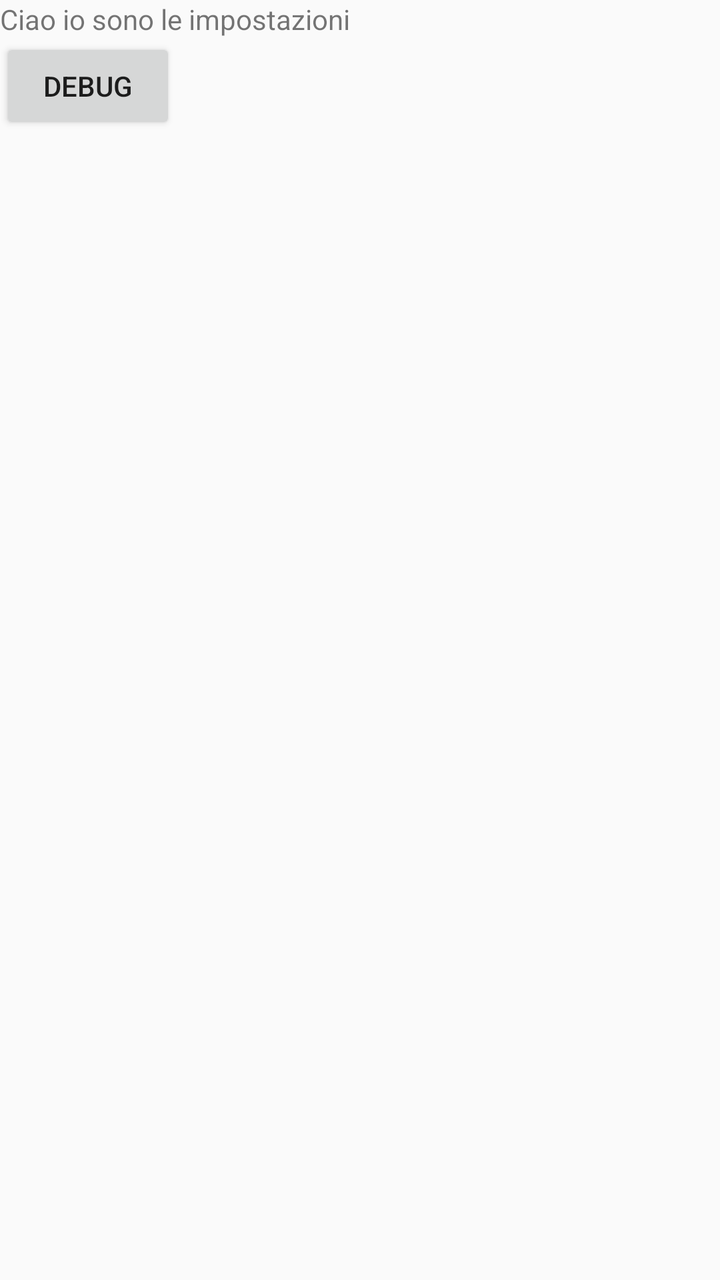
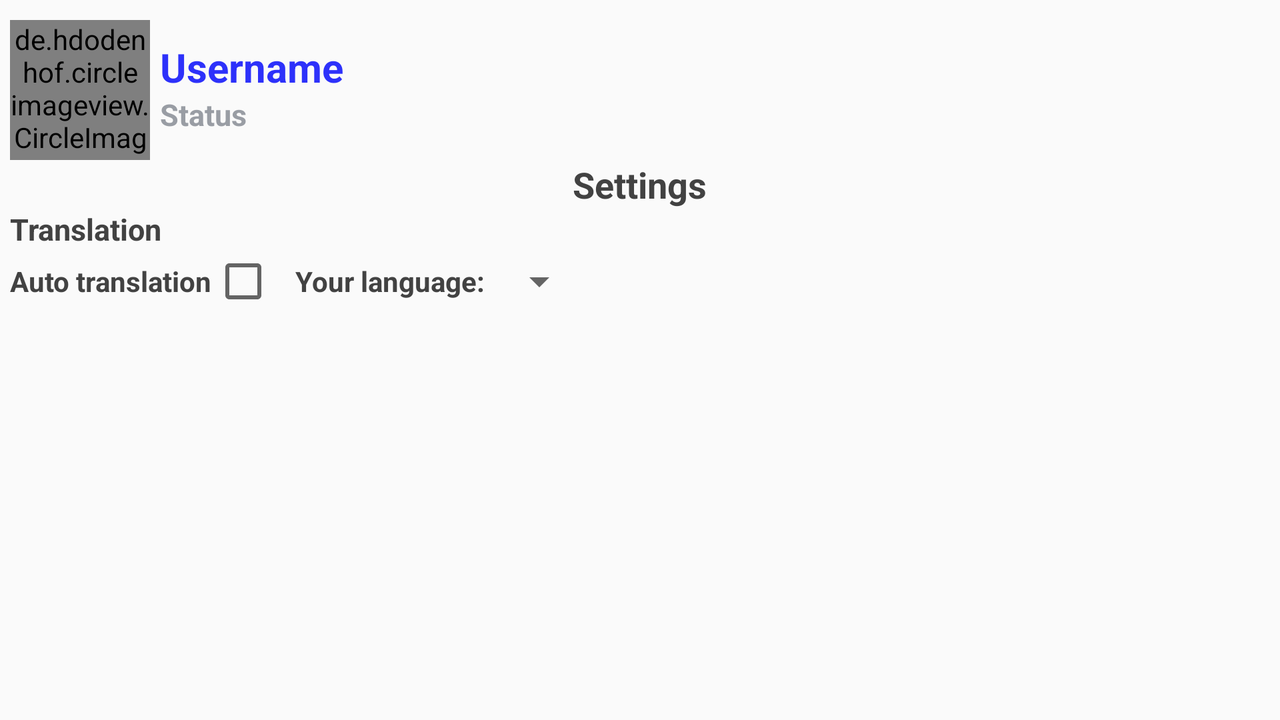

The same Android screen from two of the app's own layout files: first res/layout/ as a phone draws it, then the repository's variant for another configuration, drawn on a device whose configuration selects that folder. Both files follow.
<!-- AndroidManifest.xml: application theme Theme.KotlinMessenger -->
<!-- res/layout/f_settings.xml -->
<?xml version="1.0" encoding="utf-8"?>
<LinearLayout xmlns:android="http://schemas.android.com/apk/res/android"
    android:orientation="vertical"
    android:layout_width="match_parent"
    android:layout_height="match_parent">

    <TextView
        android:layout_width="wrap_content"
        android:layout_height="wrap_content"
        android:text="Ciao io sono le impostazioni"/>

    <Button
        android:layout_width="wrap_content"
        android:layout_height="wrap_content"
        android:id="@+id/debugButton"
        android:text="DEBUG"/>

</LinearLayout>
<!-- resources referenced by this layout -->
<resources>
  <style name="Theme.KotlinMessenger" parent="Theme.AppCompat.Light.NoActionBar">
          
  
          <item name="colorPrimaryVariant">@color/purple_700</item>
          <item name="colorOnPrimary">@color/white</item>
          
          <item name="colorSecondary">@color/teal_200</item>
          <item name="colorSecondaryVariant">@color/teal_700</item>
          <item name="colorOnSecondary">@color/black</item>
          
          <item name="android:statusBarColor" tools:targetApi="l">@color/colorPrimary</item>
          
      </style>
  <color name="purple_700">#FF3700B3</color>
  <color name="white">#FFFFFFFF</color>
  <color name="teal_200">#FF03DAC5</color>
  <color name="teal_700">#FF018786</color>
  <color name="black">#FF000000</color>
  <color name="colorPrimary">#2D31FA</color>
</resources>
<!-- res/layout-land/f_settings.xml (the repository's variant of the layout above) -->
<!-- drawn on the phone turned sideways -->
<?xml version="1.0" encoding="utf-8"?>
<layout xmlns:android="http://schemas.android.com/apk/res/android">

    <data>

        <variable
            name="userImage"
            type="String" />
    </data>

    <LinearLayout
        android:layout_width="match_parent"
        android:layout_height="match_parent"
        android:orientation="vertical">

        <RelativeLayout
            android:id="@+id/userBox"
            android:layout_width="match_parent"
            android:layout_height="wrap_content"
            android:layout_marginLeft="5dp">

            
            <de.hdodenhof.circleimageview.CircleImageView
                android:id="@+id/imgUser"
                imageUrl="@{userImage}"
                android:layout_width="70dp"
                android:layout_height="70dp"
                android:layout_marginTop="10dp"
                android:src="@drawable/ic_launcher_background" />

            <TextView
                android:id="@+id/usernameTV"
                android:layout_width="wrap_content"
                android:layout_height="wrap_content"
                android:layout_marginLeft="5dp"
                android:layout_marginTop="20dp"
                android:layout_toRightOf="@id/imgUser"
                android:text="Username"
                android:textColor="@color/colorPrimary"
                android:textSize="20dp"
                android:textStyle="bold" />

            <TextView
                android:id="@+id/statusTV"
                android:layout_width="wrap_content"
                android:layout_height="wrap_content"
                android:layout_below="@id/usernameTV"
                android:layout_marginLeft="5dp"
                android:layout_toRightOf="@id/imgUser"
                android:text="Status"
                android:textColor="@color/textColor"
                android:textSize="15dp"
                android:textStyle="bold" />

            <ImageView
                android:layout_width="wrap_content"
                android:layout_height="wrap_content"
                android:layout_alignParentEnd="true"
                android:layout_centerVertical="true"
                android:layout_marginRight="10dp"
                android:scaleX="1.2"
                android:scaleY="1.2"
                android:src="@drawable/ic_baseline_edit_24" />

        </RelativeLayout>

        <RelativeLayout
            android:layout_width="match_parent"
            android:layout_height="wrap_content">

            <TextView
                android:id="@+id/preferenceTV"
                android:layout_width="wrap_content"
                android:layout_height="wrap_content"
                android:layout_centerHorizontal="true"
                android:text="Settings"
                android:textColor="@color/cardview_dark_background"
                android:textSize="18dp"
                android:textStyle="bold" />

            <TextView
                android:id="@+id/traductionTV"
                android:layout_width="wrap_content"
                android:layout_height="wrap_content"
                android:layout_below="@id/preferenceTV"
                android:layout_centerHorizontal="false"
                android:layout_marginLeft="5dp"
                android:text="Translation"
                android:textColor="@color/cardview_dark_background"
                android:textSize="15dp"
                android:textStyle="bold" />

            <RelativeLayout
                android:id="@+id/autoTranslationBox"
                android:layout_width="match_parent"
                android:layout_height="wrap_content"
                android:layout_below="@id/traductionTV"
                android:layout_marginLeft="5dp">

                <TextView
                    android:id="@+id/autrotranslationTV"
                    android:layout_width="wrap_content"
                    android:layout_height="wrap_content"
                    android:layout_centerVertical="true"
                    android:text="Auto translation"
                    android:textColor="@color/cardview_dark_background"
                    android:textSize="14dp"
                    android:textStyle="bold" />

                <CheckBox
                    android:id="@+id/autoTranslationCheck"
                    android:layout_width="wrap_content"
                    android:layout_height="wrap_content"
                    android:layout_centerVertical="true"
                    android:layout_toRightOf="@id/autrotranslationTV" />


                <TextView
                    android:id="@+id/languageTV"
                    android:layout_width="wrap_content"
                    android:layout_height="wrap_content"
                    android:layout_centerVertical="true"
                    android:layout_marginLeft="10dp"
                    android:layout_toRightOf="@id/autoTranslationCheck"
                    android:text="Your language: "
                    android:textColor="@color/cardview_dark_background"
                    android:textSize="14dp"
                    android:textStyle="bold" />

                <Spinner
                    android:id="@+id/languageSpinner"
                    android:layout_width="wrap_content"
                    android:layout_height="wrap_content"

                    android:layout_centerVertical="true"
                    android:layout_toRightOf="@id/languageTV" />

            </RelativeLayout>

        </RelativeLayout>

    </LinearLayout>
</layout>
<!-- resources referenced by the variant -->
<!-- as the phone turned sideways resolves them -->
<resources>
  <color name="colorPrimary">#2D31FA</color>
  <color name="textColor">#999DA4</color>
  <style name="Theme.KotlinMessenger" parent="Theme.AppCompat.Light.NoActionBar">
          
  
          <item name="colorPrimaryVariant">@color/purple_700</item>
          <item name="colorOnPrimary">@color/white</item>
          
          <item name="colorSecondary">@color/teal_200</item>
          <item name="colorSecondaryVariant">@color/teal_700</item>
          <item name="colorOnSecondary">@color/black</item>
          
          <item name="android:statusBarColor" tools:targetApi="l">@color/colorPrimary</item>
          
      </style>
  <color name="purple_700">#FF3700B3</color>
  <color name="white">#FFFFFFFF</color>
  <color name="teal_200">#FF03DAC5</color>
  <color name="teal_700">#FF018786</color>
  <color name="black">#FF000000</color>
</resources>
